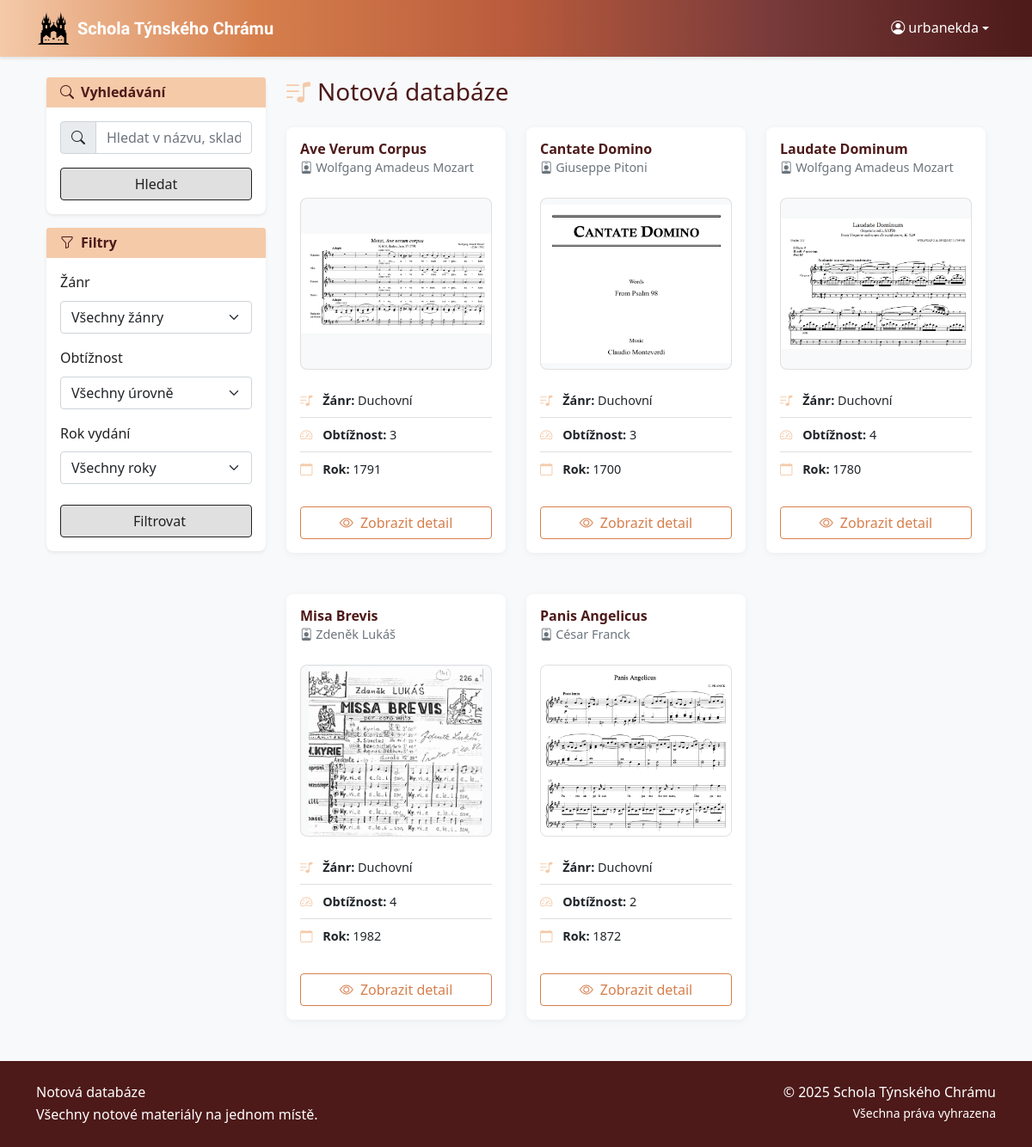
The app's page / (signed in) with its own data.
### sheet_music_app/models.py (models this page shows, shortened)
class Sheet(models.Model):
    RELIGIOUS = "REL"
    CHORAL = "CHO"
    JAZZ = "JAZ"
    POPULAR = "POP"
    CLASSICAL = "CLA"
    SECULAR = "SEC"
    FOLCLORE = "FOL"
    GENRE_CHOICES = [
        (RELIGIOUS, "Duchovní"),
        (CHORAL, "Sborová"),
        (JAZZ, "Jazzová"),
        (POPULAR, "Populární"),
        (CLASSICAL, "Klasická"),
        (SECULAR, "Světská"),
        (FOLCLORE, "Folklórní"),
    ]
    DIFFICULTY_CHOICES = [
        (1, 'Velmi snadná'),
        (2, 'Snadná'),
        (3, 'Střední'),
        (4, 'Obtížná'),
        (5, 'Velmi obtížná'),
    ]
    title = models.CharField(max_length=200)
    composer = models.CharField(max_length=200)
    arranger = models.CharField(max_length=200, blank=True, null=True)
    genre = models.CharField(choices=GENRE_CHOICES, blank=True, null=True)
    difficulty_level = models.CharField(choices=DIFFICULTY_CHOICES, blank=True, null=True, max_length=1)
    publication_year = models.IntegerField(blank=True, null=True)
    publisher = models.CharField(max_length=200, blank=True, null=True)
    isbn = models.CharField(max_length=20, blank=True, null=True)
    description = models.TextField(blank=True, null=True)
    date_created = models.DateTimeField(auto_now_add=True)
    date_modified = models.DateTimeField(auto_now=True)
    created_by = models.ForeignKey('auth.User', on_delete=models.CASCADE)
    modified_by = models.ForeignKey('auth.User', on_delete=models.CASCADE, related_name='modified_sheets')
    sheet_file = models.FileField()
    preview_image = models.ImageField(blank=True, null=True)
    public = models.BooleanField(default=False)

### sheet_music_app/views.py (the view, shortened to what this page needs)
# urls.py: path("", views.home, name="home"),
@login_required(login_url='login')
def home(request):
    if request.user.is_staff or request.user.is_superuser:
        sheets = Sheet.objects.all()
    else:
        sheets = Sheet.objects.filter(public=True)
    genre = request.GET.get('genre')
    difficulty = request.GET.get('difficulty')
    year = request.GET.get('year')
    q = request.GET.get('q', '').strip()
    if genre and genre != 'all':
        sheets = sheets.filter(genre=genre)
    if difficulty and difficulty != 'all':
        sheets = sheets.filter(difficulty_level=difficulty)
    if year and year != 'all':
        sheets = sheets.filter(publication_year=year)
    paginator = Paginator(sheets.order_by('title'), 6)
    page_number = request.GET.get('page')
    page_obj = paginator.get_page(page_number)
    return render(request, "home.html", {
        "sheets": page_obj,
        "genre_choices": Sheet.GENRE_CHOICES,
        "difficulty_choices": Sheet.DIFFICULTY_CHOICES,
        "years": Sheet.objects.values_list('publication_year', flat=True).distinct().order_by('publication_year'),
        "selected_genre": genre or 'all',
        "selected_difficulty": difficulty or 'all',
        "selected_year": year or 'all',
        "is_superuser": request.user.is_superuser,
        "query": q,
        "page_obj": page_obj,
        "paginator": paginator,
        "is_paginated": page_obj.has_other_pages(),
    })

### sheet_music_app/templatetags/permissions.py (called while the page is built)
@register.filter(name='is_editor')
def is_editor(user):
    if not hasattr(user, 'is_authenticated'):
        return False
    return user.is_authenticated and (user.is_staff or user.is_superuser)

@register.filter(name='is_superuser')
def is_superuser(user):
    if not hasattr(user, 'is_authenticated'):
        return False
    return user.is_authenticated and user.is_superuser

### sheet_music_app/templates/home.html (shortened to what this page needs)
{% extends 'base.html' %}
{% load static %}
{% load permissions %}
{% block content %}
<div class="container">
    <div class="row">
        <div class="col-lg-3 mb-4 h-25">
            <div class="card shadow-sm mb-3">
                <div class="card-header">
                    <h5 class="mb-0 "><i class="bi bi-search me-2"></i><strong>Vyhledávání</strong></h5>
                </div>
                <div class="card-body">
                    <form method="get" class="needs-validation" novalidate>
                        <div class="input-group">
                            <span class="input-group-text" id="search-addon"><i class="bi bi-search"></i></span>
                            <input type="text"
                                   class="form-control"
                                   name="q"
                                   placeholder="Hledat v názvu, skladateli, vydavateli..."
                                   value="{{ query }}"
                                   aria-label="Hledat"
                                   aria-describedby="search-addon" />
                        </div>
                        <div class="d-grid mt-3">
                            <button type="submit" class="btn btn-primary">
                                Hledat
                            </button>
                        </div>
                    </form>
                </div>
            </div>
            <div class="card filter-card shadow-sm">
                <div class="card-header">
                    <h5 class="mb-0"><i class="bi bi-funnel me-2"></i><strong>Filtry</strong></h5>
                </div>
                <div class="card-body max-h-25">
                    <form method="get" class="needs-validation" novalidate>
                        <div class="mb-3">
                            <label for="genre" class="form-label">Žánr</label>
                            <select name="genre" id="genre" class="form-select">
                                <option value="all" {% if selected_genre == 'all' %}selected{% endif %}>Všechny žánry</option>
                            </select>
                        </div>
                        <div class="mb-3">
                            <label for="difficulty" class="form-label">Obtížnost</label>
                            <select name="difficulty" id="difficulty" class="form-select">
                                <option value="all" {% if selected_difficulty == 'all' %}selected{% endif %}>Všechny úrovně</option>
                            </select>
                        </div>
                        <div class="mb-4">
                            <label for="year" class="form-label">Rok vydání</label>
                            <select name="year" id="year" class="form-select">
                                <option value="all" {% if selected_year == 'all' %}selected{% endif %}>Všechny roky</option>
                            </select>
                        </div>
                        <button type="submit" class="btn btn-primary w-100">
                            Filtrovat
                        </button>
                    </form>
                </div>
            </div>
        </div>
        <div class="col-lg-9">
            <div class="d-flex justify-content-between align-items-center mb-4">
                <h1 class="h3 mb-0">
                    <i class="bi bi-music-note-list text-primary me-2"></i>Notová databáze
                </h1>
            </div>
            {% if sheets %}
                <div class="row row-cols-1 row-cols-md-2 row-cols-lg-3 g-4">
                    {% for sheet in sheets %}
                    <div class="col">
                        <div class="card">
                            <div class="card-body d-flex flex-column">
                                <div class="d-flex justify-content-between align-items-start mb-2">
                                    <div>
                                        <h5 class="card-title mb-1">{{ sheet.title }}</h5>
                                        <p class="card-subtitle text-muted">
                                            <i class="bi bi-person-badge"></i> {{ sheet.composer }}
                                        </p>
                                    </div>
                                </div>
                                <div class="sheet-preview-container mb-3">
                                    {% if sheet.preview_image %}
                                        <img src="{{ sheet.preview_image.url }}" alt="Náhled {{ sheet.title }}" class="">
                                    {% else %}
                                        <img src="{% static 'images/placeholder.jpg' %}" alt="Žádný náhled" class="">
                                    {% endif %}
                                </div>
                                <ul class="list-group list-group-flush mb-3">
                                    <li class="list-group-item px-0">
                                        <i class="bi bi-music-note-list"></i>
                                        <strong>Žánr:</strong> {{ sheet.get_genre_display|default:"Neuvedeno" }}
                                    </li>
                                    <li class="list-group-item px-0">
                                        <i class="bi bi-speedometer2"></i>
                                        <strong>Obtížnost:</strong> {{ sheet.get_difficulty_level_display|default:"Neuvedeno" }}
                                    </li>
                                    <li class="list-group-item px-0">
                                        <i class="bi bi-calendar"></i>
                                        <strong>Rok:</strong> {{ sheet.publication_year|default:"Neuveden" }}
                                    </li>
                                </ul>
                                <div class="mt-auto pt-2">
                                    <div class="d-grid gap-2">
                                        <a href="{% url 'sheet_profile' sheet.id %}" class="btn btn-outline-primary">
                                            <i class="bi bi-eye me-1"></i> Zobrazit detail
                                        </a>
                                    </div>
                                </div>
                            </div>
                        </div>
                    </div>
                    {% endfor %}
                </div>
            {% endif %}
        </div>
    </div>
</div>
{% endblock %}

### sheet_music_app/templates/base.html (shortened to what this page needs)
<!DOCTYPE html>
{% load static %}
{% load permissions %}
<html lang="cs">
<head>
    <link href="https://cdn.jsdelivr.net/npm/bootstrap@5.0.2/dist/css/bootstrap.min.css" rel="stylesheet">
    <link rel="stylesheet" href="https://cdn.jsdelivr.net/npm/bootstrap-icons@1.9.1/font/bootstrap-icons.css">
    <link href="{% static 'css/style.css' %}" rel="stylesheet">
</head>
<body class="d-flex flex-column min-vh-100">
    <header>
        <nav class="navbar navbar-expand-lg navbar-dark sticky-top">
            <div class="container">
                <a class="navbar-brand d-flex align-items-center" href="{% url 'home' %}">
                    <img src="{% static 'images/tynsky_duch_logo.png' %}" alt="Logo" width="40" height="40" class="d-inline-block align-text-top me-2">
                    <span class="text-black uncial-antiqua-regular">Schola Týnského Chrámu</span>
                </a>
                <div class="navbar-collapse" id="navbarNav">
                    <ul class="navbar-nav">
                        {% if user.is_authenticated %}
                            <li class="nav-item dropdown">
                                <a class="nav-link dropdown-toggle d-flex align-items-center" href="#" id="userDropdown" role="button" data-bs-toggle="dropdown" aria-expanded="false">
                                    <i class="bi bi-person-circle me-1"></i>
                                    <span>{{ user.get_short_name|default:user.username }}</span>
                                </a>
                            </li>
                        {% endif %}
                    </ul>
                </div>
            </div>
        </nav>
    </header>
    <main class="flex-grow-1 py-4">
        <div class="container">
            {% block content %}
            {% endblock %}
        </div>
    </main>
    <footer class="bg-secondary py-4 mt-auto">
        <div class="container">
            <div class="row">
                <div class="col-md-6 text-center text-white text-md-start">
                    <p class="mb-0">Notová databáze</p>
                    <p class="mb-0">Všechny notové materiály na jednom místě.</p>
                </div>
                <div class="col-md-6 text-center text-md-end mt-3 mt-md-0">
                    <p class="mb-0">&copy; {% now "Y" %} Schola Týnského Chrámu</p>
                    <p class="small mb-0">Všechna práva vyhrazena</p>
                </div>
            </div>
        </div>
    </footer>
</body>
</html>

### sheet_music_app/static/css/style.css (style rules this page uses)
:root { --secondary: #4d1919; --primary-dark: #d67f4c; --primary-light: #eae6d5; --primary: #f4caa9; --secondary-light: #e1b99e; --light: #F5F5F5; --dark: #212121; --gray: #757575; --light-gray: #E0E0E0; --gradient-main: linear-gradient(0.25turn, #4d1919, #783a3a, #b95b3c, #d67f4c, #f4caa9); }
body { font-family: 'Segoe UI', Tahoma, Geneva, Verdana, sans-serif; color: var(--dark); background-color: #f8f9fa; line-height: 1.6; }
h1 { font-weight: 600; font-size: xx-large; color: var(--secondary); }
h4, h5, h6 { font-weight: 400; color: var(--secondary); font-size: medium; }
.uncial-antiqua-regular { font-family: "Uncial Antiqua", system-ui; font-weight: 550; font-style: normal; }
.navbar { background: linear-gradient(to left, #4d1919, #783a3a, #b95b3c, #d67f4c, #f4caa9) !important; box-shadow: 0 2px 4px rgba(0,0,0,0.1); }
.navbar-brand, .nav-link { color: white !important; font-weight: 500; }
.btn-primary { background-color: var(--light-gray); border-color: var(--dark); color: var(--dark); font-weight: 500; }
.btn-outline-primary { color: var(--primary-dark); border-color: var(--primary-dark); }
.card { border: none; border-radius: 8px; box-shadow: 0 2px 10px rgba(0,0,0,0.05); transition: transform 0.2s, box-shadow 0.2s; margin-bottom: 1.5rem; }
.card-header { background-color: var(--primary); color: var(--dark); font-weight: 600; border-bottom: none; }
.card-title { color: var(--secondary); font-weight: 600; margin-bottom: 0.5rem; }
.card-subtitle { font-size: 0.9rem; margin-bottom: 1rem; }
.filter-card { position: sticky; top: 1rem; }
.sheet-preview-container { align-items: center; max-height: 250px; justify-content: center; background-color: var(--light); border-radius: 8px; overflow: hidden; margin-bottom: 1rem; }
.sheet-preview-container img { object-fit: contain; }
footer { background-color: linear-gradient(0.25turn, #4d1919, #783a3a, #b95b3c, #d67f4c, #f4caa9); color: white; padding: 2rem 0; margin-top: 3rem; }
.text-primary { color: var(--primary) !important; }
.bg-secondary { background-color: var(--secondary) !important; }
.sheet-preview-container { height: 200px; display: flex; align-items: center; justify-content: center; background-color: #f8f9fa; border-radius: 0.5rem; overflow: hidden; border: 1px solid rgba(0,0,0,0.1); }
.sheet-preview-container img { max-height: 100%; max-width: 100%; object-fit: contain; transition: transform 0.3s ease; }
.list-group-item { padding: 0.5rem 0; border-left: none; border-right: none; font-size: 0.9rem; }
.list-group-item i { width: 20px; text-align: center; margin-right: 0.5rem; color: var(--primary); }

### records on screen
Sheet: title "Ave Verum Corpus", composer "Wolfgang Amadeus Mozart", preview_image (picture), genre "Duchovní", difficulty_level "3", publication_year "1791"
Sheet: title "Cantate Domino", composer "Giuseppe Pitoni", preview_image (picture), genre "Duchovní", difficulty_level "3", publication_year "1700"
Sheet: title "Laudate Dominum", composer "Wolfgang Amadeus Mozart", preview_image (picture), genre "Duchovní", difficulty_level "4", publication_year "1780"
Sheet: title "Misa Brevis", composer "Zdeněk Lukáš", preview_image (picture), genre "Duchovní", difficulty_level "4", publication_year "1982"
Sheet: title "Panis Angelicus", composer "César Franck", preview_image (picture), genre "Duchovní", difficulty_level "2", publication_year "1872"

### other values on screen
{{ user.get_short_name|default:user.username }} "urbanekda"
